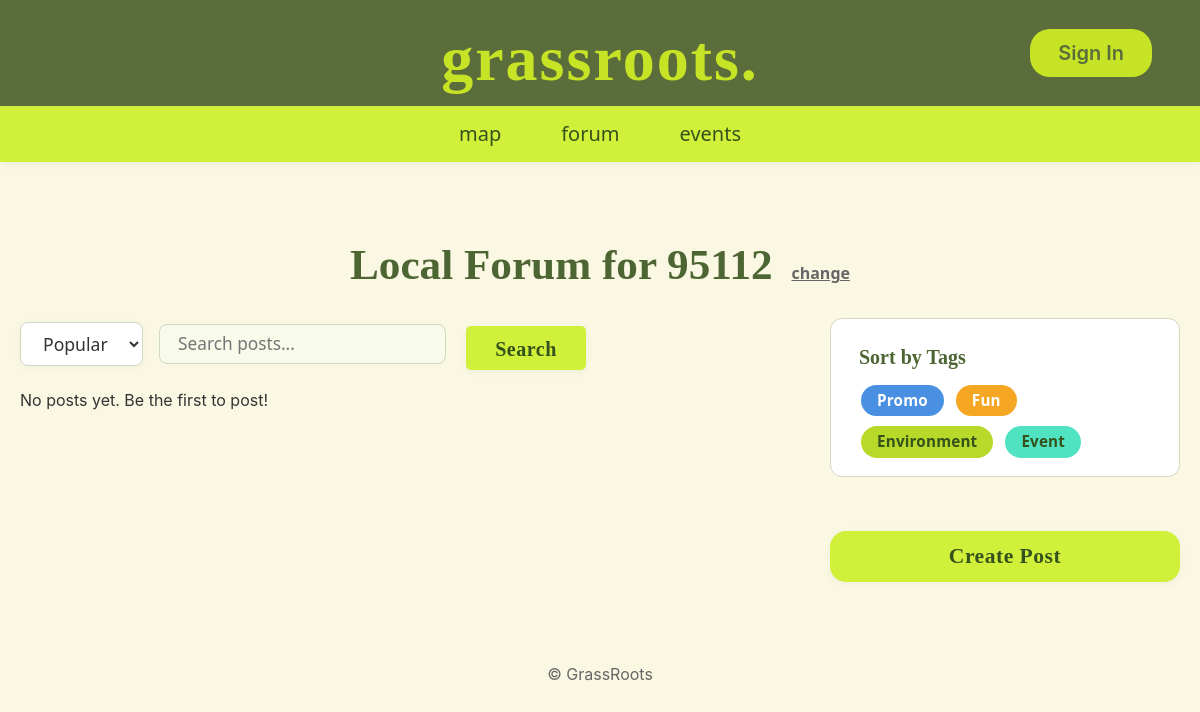
/forum, run on an earlier commit of the app's database.
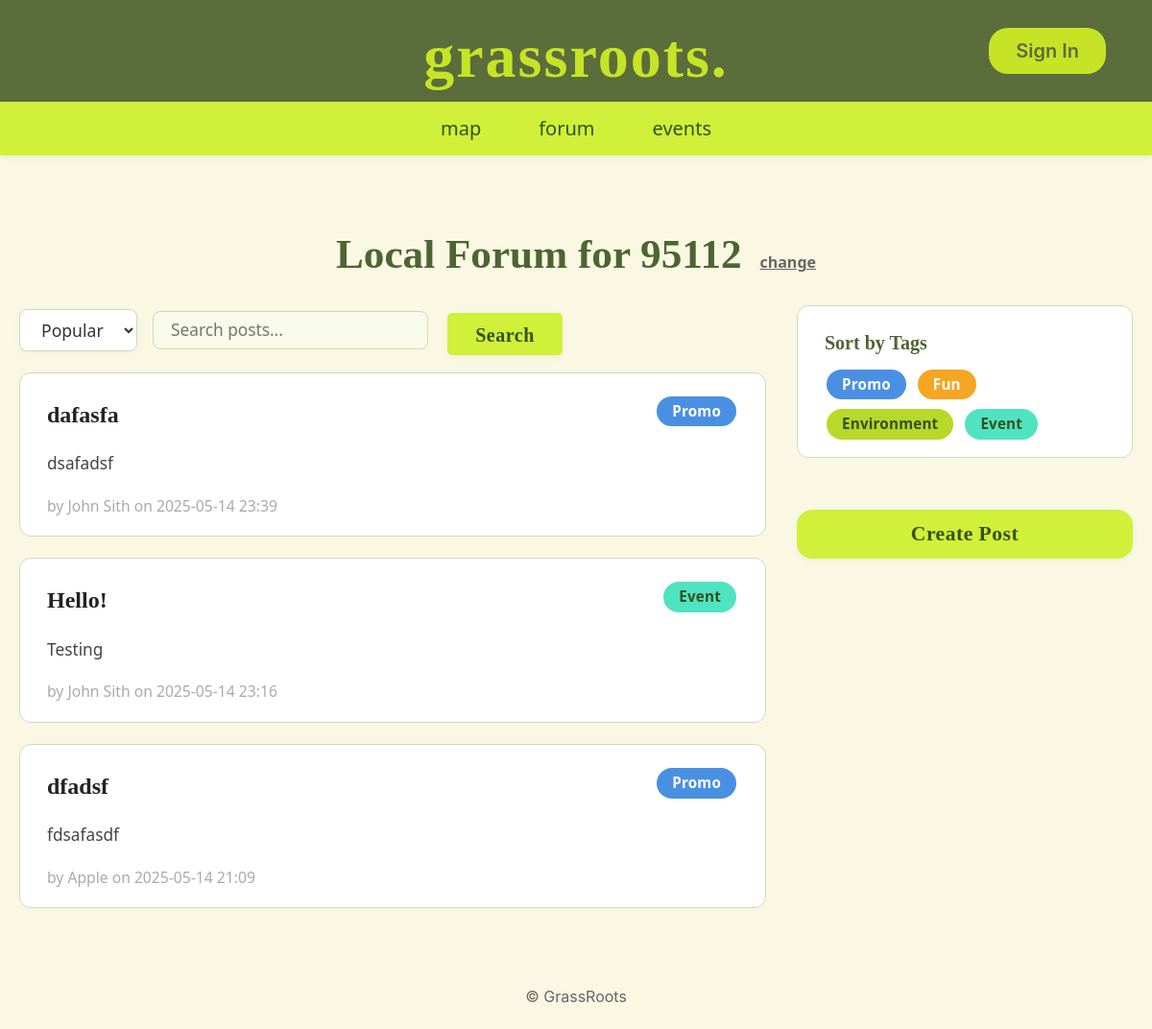
And on a later commit of the database.
### tables this page shows
CREATE TABLE forum_posts (
            id INTEGER PRIMARY KEY AUTOINCREMENT,
            user_id INTEGER,
            user_name TEXT,
            title TEXT NOT NULL,
            category TEXT NOT NULL,
            image_url TEXT,
            uploaded_image TEXT,
            content TEXT NOT NULL,
            created_at TIMESTAMP DEFAULT CURRENT_TIMESTAMP, zipcode TEXT,
            FOREIGN KEY(user_id) REFERENCES users(id)
        );

### app.py (the view, shortened to what this page needs)
@app.route('/forum', methods=['GET', 'POST'])
def forum():
    from database import add_forum_post, get_all_forum_posts
    sort = request.args.get('sort', 'popular')
    tag = request.args.get('tag')
    zipcode = request.args.get('zipcode', session.get('forum_zipcode', '95112'))
    session['forum_zipcode'] = zipcode
    q = request.args.get('q', '').strip()
    sort_map = {
        'popular': 'newest',
        'newest': 'newest',
        'oldest': 'oldest',
        'title': 'title',
    }
    posts = get_all_forum_posts(sort=sort_map.get(sort, 'newest'), zipcodes=zipcode)
    if tag:
        posts = [p for p in posts if p['category'] == tag]
    if q:
        posts = [p for p in posts if q.lower() in p['title'].lower() or q.lower() in p['content'].lower()]
    return render_template('forum.html', posts=posts, sort=sort, tag=tag, zipcode=zipcode, q=q)

### app.py (called while the page is built)
@app.context_processor
def inject_now():
    from datetime import datetime
    return {'now': datetime.now()}

### database.py (called while the page is built)
def get_db_connection():
    conn = sqlite3.connect('database.db')
    conn.row_factory = sqlite3.Row
    return conn

def get_all_forum_posts(sort='newest', zipcodes=None):
    conn = get_db_connection()
    if sort == 'newest':
        order = 'created_at DESC'
    elif sort == 'oldest':
        order = 'created_at ASC'
    elif sort == 'title':
        order = 'title COLLATE NOCASE ASC'
    else:
        order = 'created_at DESC'
    if zipcodes:
        if isinstance(zipcodes, str):
            zipcodes = [zipcodes]
        placeholders = ','.join('?' for _ in zipcodes)
        posts = conn.execute(f'SELECT * FROM forum_posts WHERE zipcode IN ({placeholders}) ORDER BY {order}', zipcodes).fetchall()
    else:
        posts = conn.execute(f'SELECT * FROM forum_posts ORDER BY {order}').fetchall()
    conn.close()
    return posts

### templates/forum.html (shortened to what this page needs)
{% extends "layout.html" %}
{% block content %}
<div class="forum-main-wrapper">
    <div class="forum-header-row">
        <h1 class="forum-title">Local Forum for {{ zipcode }} <span class="forum-change-link"><a href="#"
                    onclick="openZipModal();return false;">change</a></span></h1>
    </div>
    <div class="forum-content-row">
        <div class="forum-posts-col">
            <div class="forum-filter-row">
                <form method="get" id="forum-sort-form" style="display:flex;align-items:center;gap:16px;">
                    <select class="forum-filter-select" name="sort"
                        onchange="document.getElementById('forum-sort-form').submit()">
                        <option value="popular" {% if sort=='popular' %}selected{% endif %}>Popular</option>
                    </select>
                    <input type="text" name="q" class="forum-search-input" placeholder="Search posts..."
                        value="{{ q|default('') }}" style="min-width:180px;">
                    <button type="submit" class="forum-search-btn">Search</button>
                </form>
            </div>
            <div class="forum-posts-list">
                {% if posts %}
                {% for post in posts %}
                <div class="forum-post-card">
                    <div class="forum-post-header">
                        <h2 class="forum-post-title">{{ post['title'] }}</h2>
                        <div class="forum-post-tags">
                            {% if post['category'] %}
                            <span class="forum-tag forum-tag-{{ post['category']|lower|replace(' ', '-') }}">{{
                                post['category'] }}</span>
                            {% endif %}
                        </div>
                    </div>
                    <div class="forum-post-body">
                        <div class="forum-post-snippet">{{ post['content'][:200] }}</div>
                    </div>
                    <div class="forum-post-footer">
                        <span class="forum-post-meta">by {{ post['user_name'] }} on {{
                            post['created_at'][:16].replace('T', ' ') if post['created_at'] else '' }}</span>
                    </div>
                </div>
                {% endfor %}
                {% else %}
                <p>No posts yet. Be the first to post!</p>
                {% endif %}
            </div>
        </div>
        <div class="forum-sidebar-col">
            <div class="forum-sidebar-card">
                <h3>Sort by Tags</h3>
                <div class="forum-sidebar-tags">
                    <a href="?tag=Promo{% if sort %}&sort={{ sort }}{% endif %}"
                        class="forum-tag forum-tag-promo">Promo</a>
                    <a href="?tag=Fun{% if sort %}&sort={{ sort }}{% endif %}" class="forum-tag forum-tag-fun">Fun</a>
                    <a href="?tag=Environment{% if sort %}&sort={{ sort }}{% endif %}"
                        class="forum-tag forum-tag-environment">Environment</a>
                    <a href="?tag=Event{% if sort %}&sort={{ sort }}{% endif %}"
                        class="forum-tag forum-tag-event">Event</a>
                </div>
            </div>
            <button class="forum-create-btn" onclick="openCreatePostModal()">Create Post</button>
        </div>
    </div>
</div>
{% endblock %}

### templates/layout.html (shortened to what this page needs)
<!DOCTYPE html>
<html>
<head>
    <link rel="stylesheet" href="{{ url_for('static', filename='content/site.css') }}">
    <link rel="stylesheet" href="https://cdnjs.cloudflare.com/ajax/libs/weather-icons/2.0.10/css/weather-icons.min.css">
    <link rel="stylesheet" href="https://cdnjs.cloudflare.com/ajax/libs/font-awesome/6.4.2/css/all.min.css">
</head>
<body>
    <header class="main-header">
        <div class="header-bar">
            <a href="{{ url_for('home') }}" class="logo-text">grassroots.</a>
            <div class="header-actions">
                {% if 'user_id' not in session and request.path != '/login' %}
                <a href="{{ url_for('login') }}" class="sign-in-btn">Sign In</a>
                {% elif 'user_id' in session %}
                <span class="user-greeting">Hi, {{ session['user_name'] }}</span>
                <a href="{{ url_for('logout') }}" class="sign-in-btn">Logout</a>
                {% endif %}
            </div>
        </div>
        <nav class="secondary-nav">
            <ul>
                <li><a href="{{ url_for('weather') }}">map</a></li>
                <li><a href="{{ url_for('forum') }}">forum</a></li>
                <li><a href="{{ url_for('events') }}">events</a></li>
            </ul>
        </nav>
    </header>
    <div class="container">
        {% block content %}{% endblock %}
    </div>
    <footer>
        <p>&copy; GrassRoots</p>
    </footer>
</body>
</html>

What changed in the data, as far as the page shows it:
added forum_posts: title "dafasfa", category "Promo", content "dsafadsf", user_name "John Sith", created_at "2025-05-14 23:39"
added forum_posts: title "Hello!", category "Event", content "Testing", user_name "John Sith", created_at "2025-05-14 23:16"
added forum_posts: title "dfadsf", category "Promo", content "fdsafasdf", user_name "Apple", created_at "2025-05-14 21:09"
Also different on the page:
text no longer shown: "No posts yet. Be the first to post!"
